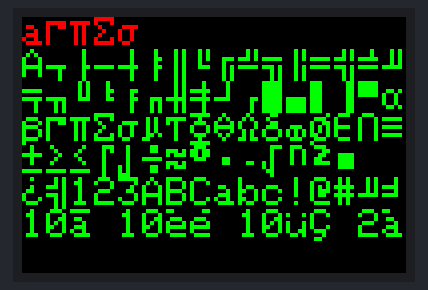
Bench run of a sketch on a simulated Arduino Uno, built with avr-gcc and run on an emulated ATmega328P. Parts: 96×64 colour display. What the sketch prints to the serial monitor is not drawn.

Above: at 0.2 s.

The sketch:

sketch_jul31a.ino
```cpp
/***************************************************
Это пример программы для цветного OLED экрана основанного на драйвере SSD1331
 ****************************************************/

#include <Adafruit_GFX.h>
#include <Adafruit_SSD1331.h>

// Номера подключенных пинов
#define sclk 14
#define mosi 13
#define cs   15
#define rst  0
#define dc   4

//Определяем Цвета
#define BLACK   0x0000
#define BLUE    0x001F
#define RED     0xF800
#define GREEN   0x07E0
#define CYAN    0x07FF
#define MAGENTA 0xF81F
#define YELLOW  0xFFE0
#define WHITE   0xFFFF

//  Создаем объект дисплея SSD1331
Adafruit_SSD1331 display = Adafruit_SSD1331(cs, dc, rst);

void setup(void) {

     Serial.begin(9600);

     display.begin(); // Инициализирует дисплей

     Serial.println("init");

     example_draw_text();    //выводим текст
}

void loop() {
}

void example_draw_text(void) {

     display.fillScreen(BLACK); //заливаем экран черным цветом

     display.setTextSize(1); //размер букв
     display.setTextColor(RED); //цвет букв
     display.setCursor(0, 0); //координаты текста
     display.println(utf8rus("aбвгд")); //выводим текст
      display.setTextColor(GREEN); //цвет букв

     display.println(utf8rus("AБВГДЕЖЗИЙКЛМНОП"));
  display.println(utf8rus("РСТУФХЦЧШЩЪЫЬЭЮЯ"));
  display.println(utf8rus("абвгдежзийклмноп"));
  display.println(utf8rus("рстуфхцчшщъыьэюя"));
  display.println(utf8rus("Ёё123ABCabc!@#\xBC\xBD"));
  display.println(utf8rus("10\x83 10\x8A\x82 10\x81\x80 2\x85"));


}
```

utf8rus.ino
```cpp
/* Recode russian fonts from UTF-8 to Windows-1251 */

String utf8rus(String source)
{
  int i,k;
  String target;
  unsigned char n;
  char m[2] = { '0', '\0' };

  k = source.length(); i = 0;

  while (i < k) {
    n = source[i]; i++;

    if (n >= 0xC0) {
      switch (n) {
        case 0xD0: {
          n = source[i]; i++;
          if (n == 0x81) { n = 0xA8; break; }
          if (n >= 0x90 && n <= 0xBF) n = n + 0x30;
          break;
        }
        case 0xD1: {
          n = source[i]; i++;
          if (n == 0x91) { n = 0xB8; break; }
          if (n >= 0x80 && n <= 0x8F) n = n + 0x70;
          break;
        }
      }
    }
    m[0] = n; target = target + String(m);
  }
return target;
}
```
